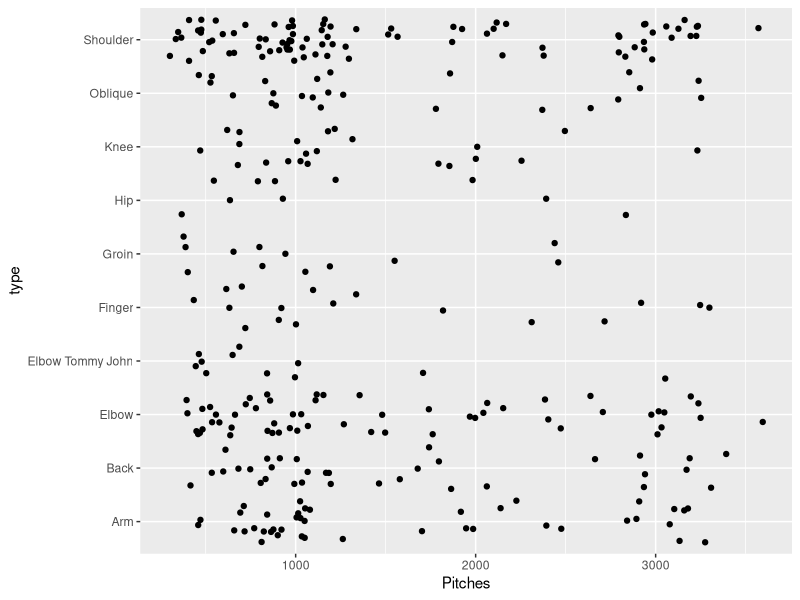
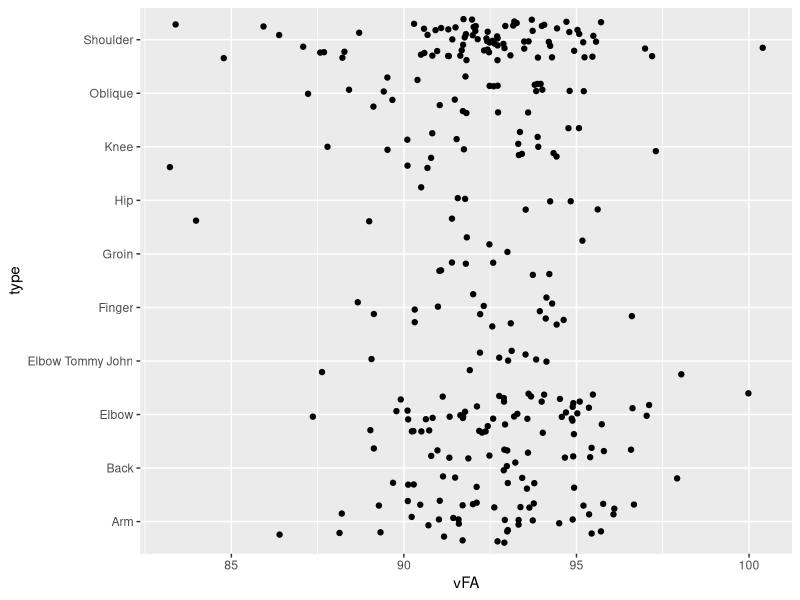
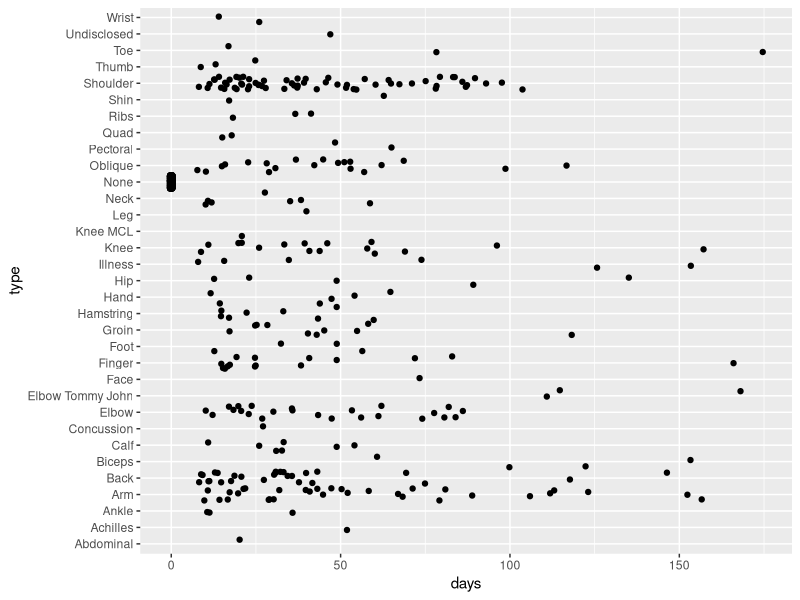
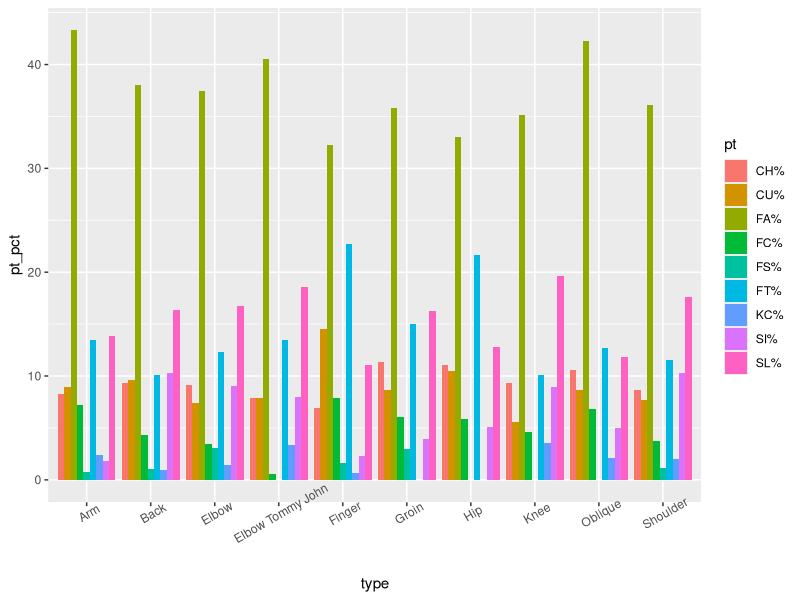
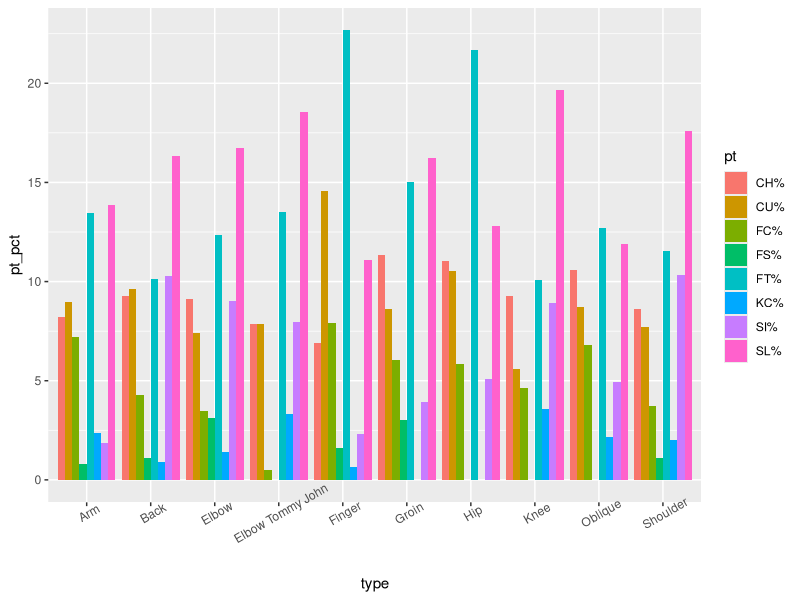
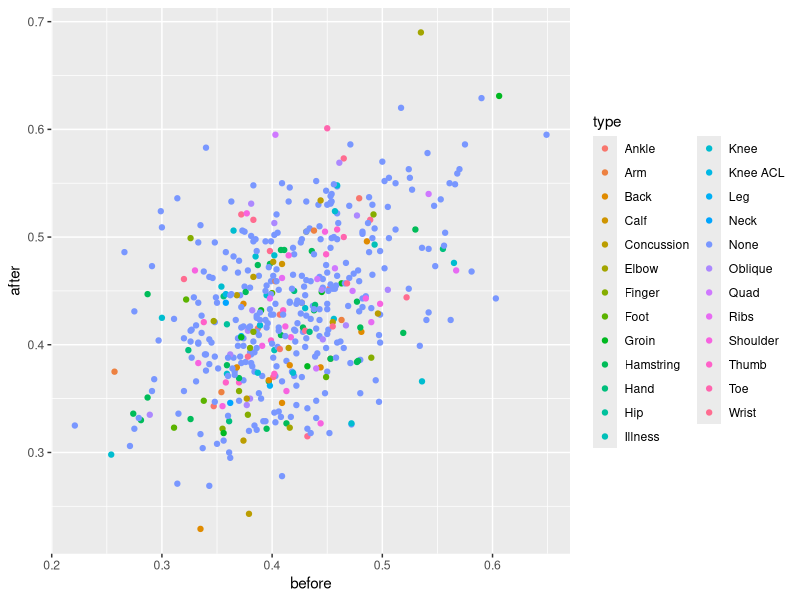
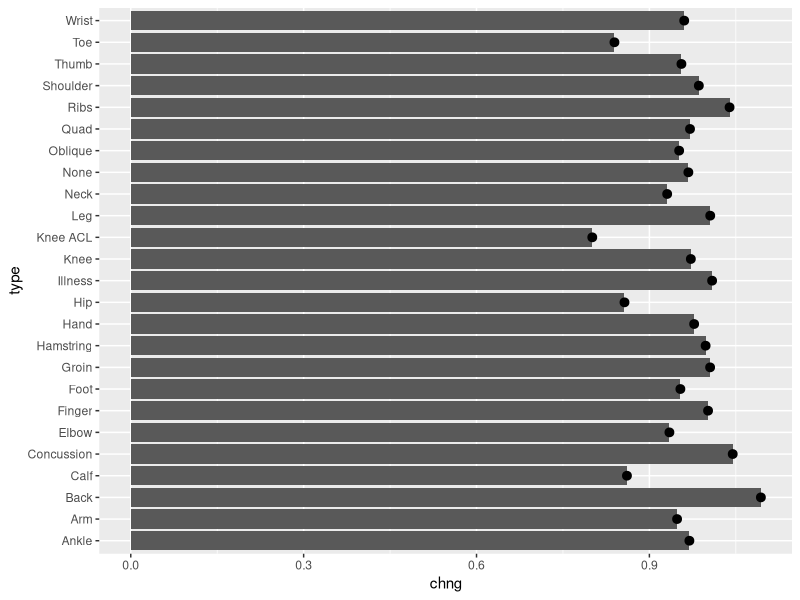
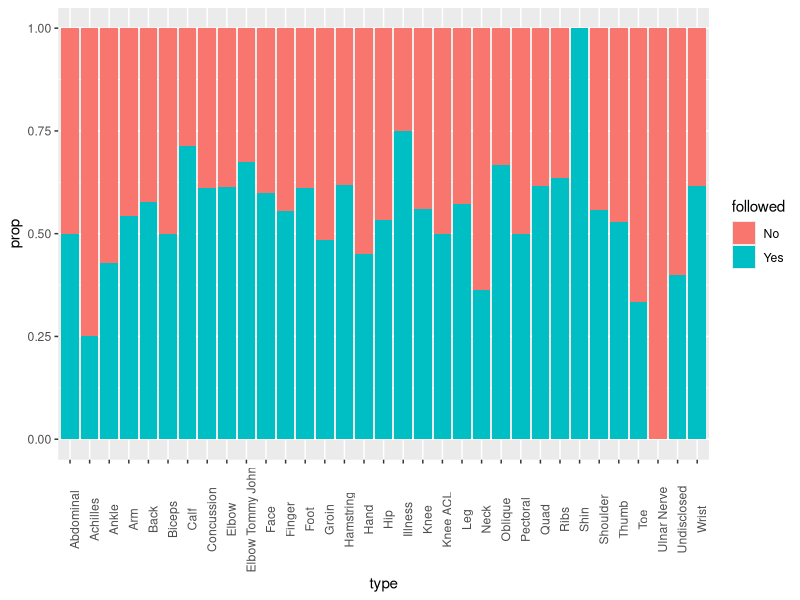

Recreate these plots in R, in order. (Note: this script raises an error after producing the figures.)
## ---- chunk 1
knitr::opts_chunk$set(warning = F,
                      message = F)
## ---- chunk 2
# Install all necessary packages
library(dplyr)
library(tidyverse)
library(ggplot2)
library(zoo)
## ---- chunk 3
pitches_2015 <- read_csv('./data/Pitchers2015.csv')
injuries_2016 <- read_csv('./data/injuries_2016.csv')

pitches_2016 <- read_csv('./data/Pitchers2016.csv')
injuries_2017 <- read_csv('./data/injuries_2017.csv')

# join each year before concatting them
joined1 <- merge(injuries_2016, pitches_2015, by.x = "name", by.y = "name", all.y = T)
joined1$year <- '2016'

joined2 <- merge(injuries_2017, pitches_2016, by.x = "name", by.y = "name", all.y = T)
joined2$year <- '2017'

joined <- rbind(joined1, joined2)

joined_pitchers <- filter(joined, pos == "RP" | pos == "SP")

# if a player has multiple injuries, encoded as Injury1/Injury2/... First is most serious, so just consider that
extract_injury <- function(val) { strsplit(val, "/")[[1]][[1]] }

# clean up the data
# @param df pitch dataframe joined with injury data
clean <- function(df) {
  percent_cols <- colnames(df)[8:16]
  f <- function(val) { sub("%", "", val) }
  df[percent_cols] <- sapply(df[percent_cols], f)
  df[percent_cols] <- sapply(df[percent_cols], as.numeric)
  # if a pitcher never throws a pitch
  df[percent_cols][is.na(df[percent_cols])] <- 0
  df$type[is.na(df$type)] <- "None"
  df$days[is.na(df$days)] <- 0

  df$type <- sapply(df$type, extract_injury)
  
  df
}

# lastly, let's only consider injury types suffered by at least 10 players
joined <- clean(joined)
joined_pitchers <- clean(joined_pitchers)
joined_pitchers <- mutate(group_by(joined_pitchers, type), cnt = n())
joined_pitchers <- filter(joined_pitchers, cnt >= 10)
## ---- chunk 4
ggplot(joined_pitchers, aes(x=type, y=Pitches)) + geom_jitter() + coord_flip()
ggplot(joined_pitchers, aes(x=type, y=vFA)) + geom_jitter() + coord_flip()
## ---- chunk 5
ggplot(filter(joined, days < 180), aes(x=type, y=days)) + geom_jitter() + coord_flip()
## ---- chunk 6
percent_cols <- colnames(joined)[8:16]
# tidy the data so we can facet on pitch types
g <- gather(filter(joined_pitchers), pt, pt_pct, percent_cols)
levels(g$pt) <- percent_cols
g <- arrange(g, pt)
ggplot(g, aes(x = type, y = pt_pct, fill = pt, order = pt)) + geom_bar(stat="summary", position = "dodge") + theme(axis.text.x = element_text(angle=30))

percent_cols_no_FA <- colnames(joined)[9:16]
# tidy the data so we can facet on pitch types
g <- gather(filter(joined_pitchers), pt, pt_pct, percent_cols_no_FA)
levels(g$pt) <- percent_cols_no_FA
g <- arrange(g, pt)
ggplot(g, aes(x = type, y = pt_pct, fill = pt, order = pt)) + geom_bar(stat="summary", position = "dodge") + theme(axis.text.x = element_text(angle=30))
## ---- chunk 7
# Prepare the data
injuries2015 <- read_csv('./data/injuries_2015.csv')
injuries2016 <- read_csv('./data/injuries_2016.csv')

df2014 <- read_csv('./data/batters2014.csv')
df2015 <- read_csv('./data/batters2015.csv')
df2016 <- read_csv('./data/batters2016.csv')
df2017 <- read_csv('./data/batters2017.csv')

df2014$year <- 2014
df2015$year <- 2015
df2016$year <- 2016
df2017$year <- 2017

# tidy the data for a three year period
process <- function(data, injuries) {
  # we only want players who played in each season, and batted at least 150 times in 2015/2017
  data <- mutate(group_by(data, name), cnt = n())
  first_yr <- min(data$year)
  third_yr <- max(data$year)
  scnd_year <- (first_yr + third_yr) / 2
  data <- filter(data, cnt == 3 & year != scnd_year)
  # tidy till before and after
  data <- mutate(data, occ = if_else(year == first_yr, "before", "after"))
  data <- data %>% select(name, occ, SLG)
  data <- spread(data, occ, SLG)
  # merge the injuries
  data <- merge(data, injuries, by.x = "name", by.y = "name", all.x = T)
  data$type[is.na(data$type)] <- "None"
  data$type <- sapply(data$type, extract_injury)
  data
}

bat1 <- rbind(df2015, df2016, df2017)
bat2 <- rbind(df2014, df2015, df2016)

bat1 <- process(bat1, injuries2016)
bat2 <- process(bat2, injuries2015)

bat <- rbind(bat1, bat2)
## ---- chunk 8
ggplot(bat, aes(before, after)) + geom_point(aes(color = type))
## ---- chunk 9
bat <- mutate(bat, chng = before / after)
ggplot(bat) + geom_bar(aes(x = type, y = chng), stat="summary") + stat_summary(aes(x = type, y = chng), fun.y = "mean") + coord_flip()
## ---- chunk 10
# process injury data
i1 <- read_csv('./data/injuries_2015.csv')
i2 <- read_csv('./data/injuries_2016.csv')
i3 <- read_csv('./data/injuries_2017.csv')

i1$year = 2015
i2$year = 2016
i3$year = 2017

iAll <- rbind(i1, i2, i3)
iAll <- arrange(iAll, name, year)
iAll <- mutate(group_by(iAll, name), cnt = n())
# data <- mutate(data, occ = if_else(year == first_yr, "before", "after"))
iAll <- iAll %>% mutate(was_followed = if_else(cnt > 1 & year != 2017, 1, 0))
# remove 2017
iAll <- filter(iAll, year != 2017)
iAll$type <- sapply(iAll$type, extract_injury)
iAll <- iAll %>% group_by(type, was_followed) %>%
          summarise(num_i = n()) %>%
          mutate(prop = num_i / sum(num_i))
## ---- chunk 11
# 2-D Mosaic Plot/Stacked bar chart
iAll <- iAll %>% mutate(followed = if_else(was_followed == 0, "No", "Yes"))
ggplot(iAll, aes(x = type, y = prop, fill = followed)) + geom_bar(stat = "identity") + theme(axis.text.x = element_text(angle=90))
## ---- chunk 12
## structure the data so that months are orderd included, in the date
hr <- read_csv('./data/homeRuns.csv')
# just make Mar/April April and Sep/Oct September
hr$Month[hr$Month == 'Mar/Apr'] <- 'Apr'
hr$Month[hr$Month == 'Sept/Oct'] <- 'Sep'
# zoo parser is much better
hr$Date <- as.yearmon(paste0(hr$Season, hr$Month), "%Y%b")
hr$Date <- as.Date(hr$Date)
## ---- chunk 13
ggplot(hr, aes(Date, y = HR)) + geom_line() + scale_x_date(labels = as.Date(hr$Date))
